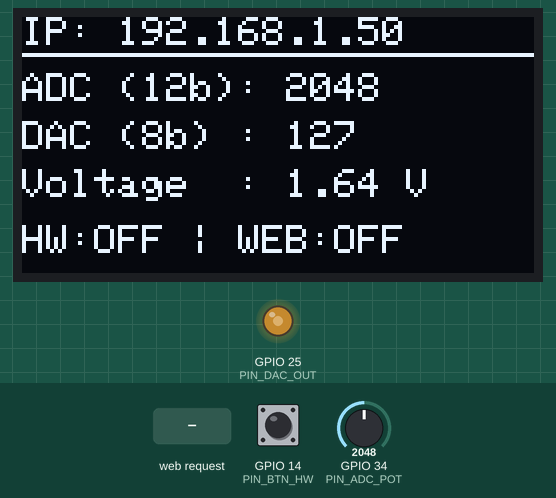
Bench run of a sketch on a simulated ESP32. On the bench: 128×64 one-colour display, output pins drawn as LEDs (lit = HIGH). The inputs (shaded band) are chosen by the test bench; at power-on: GPIO 14 (PIN_BTN_HW) HIGH, GPIO 34 (PIN_ADC_POT) = 2048. WiFi joins after 1.5 s; servers stay silent unless stated; what the sketch prints to the serial monitor is not drawn.

Above: at 2.7 s.
2.8 s: GPIO 14 (PIN_BTN_HW) pulled LOW for 0.15 s
At 3.05 s:
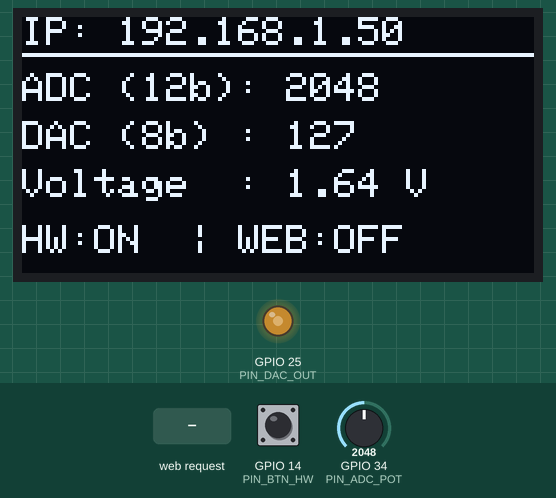
4.6 s: GPIO 34 (PIN_ADC_POT) set to 2866
At 5.0 s:
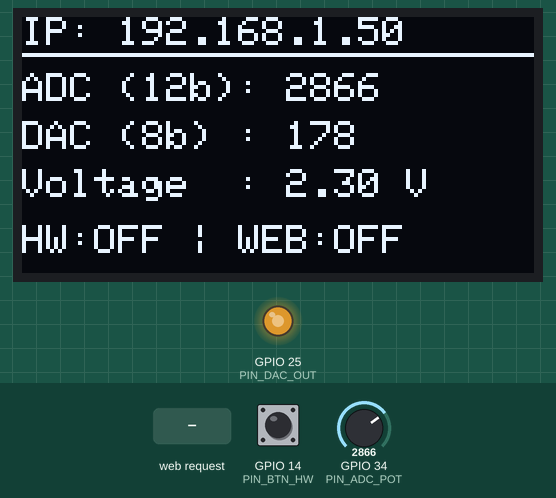
6.2 s: GPIO 34 (PIN_ADC_POT) set to 491
At 6.7 s:
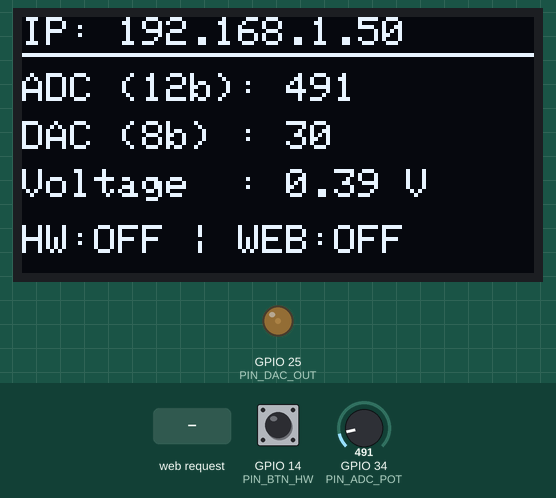
7.8 s: HTTP request GET /api/toggle received
At 8.4 s:
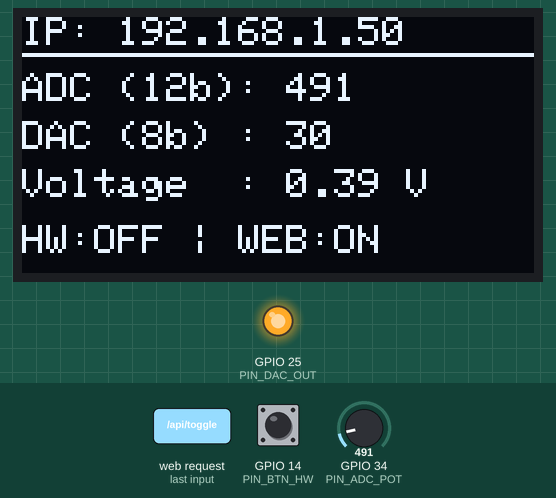
9.4 s: GPIO 14 (PIN_BTN_HW) pulled LOW for 1 s
At 10.1 s:
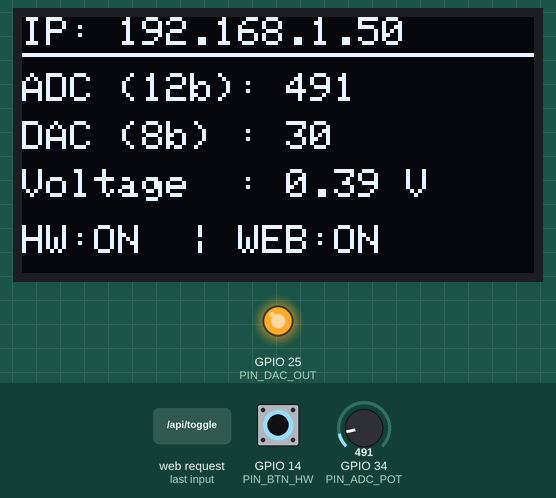
12.1 s: HTTP request GET /api/toggle received
At 12.14 s:
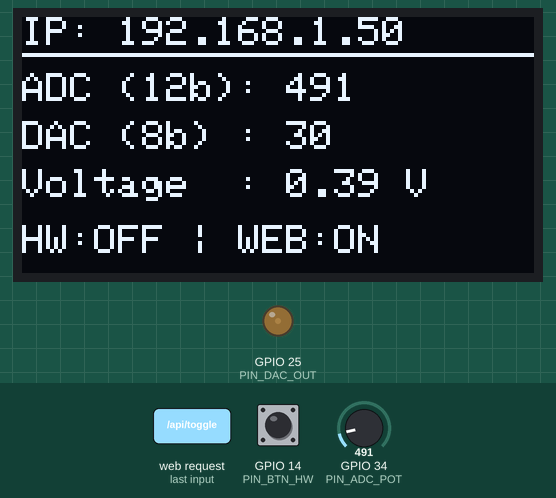
Timing chart, 0 to 14.6 s (numbered marks = the images above; inputs shaded):
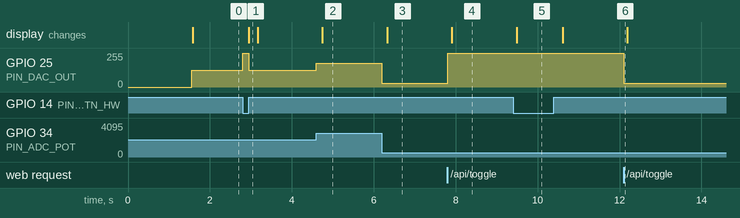

The sketch:

esp32-adc-dac-lab.ino.ino
```cpp
#include "config.h"
#include "adc_driver.h"
#include "dac_driver.h"
#include "display_oled.h"
#include "web_server_app.h"
#include <WiFi.h>

SystemState systemState = {0, 0, 0.0f, false, false};
String localIPStr = "0.0.0.0";

void setup() {
    Serial.begin(115200);

    pinMode(PIN_BTN_HW, INPUT_PULLUP);

    initADC();
    initDAC();

    if (!initDisplay()) {
        Serial.println(F("CRITICAL ERROR: OLED display failed to initialize!"));
        while (true) delay(100);
    }

    WiFi.begin(WIFI_SSID, WIFI_PASSWORD);
    Serial.print(F("Connecting to WiFi network"));
    while (WiFi.status() != WL_CONNECTED) {
        delay(500);
        Serial.print(F("."));
    }

    localIPStr = WiFi.localIP().toString();
    Serial.println(F("\nWiFi Connected successfully."));
    Serial.print(F("IP Address: "));
    Serial.println(localIPStr);

    initWebServer(systemState);
}

void loop() {
    // 1. Process incoming HTTP web client requests
    handleWebRequests();

    // 2. Read hardware inputs
    systemState.adcRawValue = readADC();
    systemState.hardwareBtnState = !digitalRead(PIN_BTN_HW); // Active LOW due to INPUT_PULLUP

    // 3. Scale 12-bit ADC (0-4095) to 8-bit DAC (0-255)
    systemState.dacOutputValue = map(systemState.adcRawValue, 0, 4095, 0, 255);
    systemState.analogVoltage = (systemState.dacOutputValue / 255.0f) * 3.3f;

    // 4. Drive True DAC hardware output
    if (systemState.hardwareBtnState || systemState.webBtnState) {
        writeDAC(255); // Force full 3.3V saturation on active button state
    } else {
        writeDAC(systemState.dacOutputValue); // Linear mapping
    }

    // 5. Non-blocking OLED display update Task (Every 200 ms)
    static unsigned long lastOLEDUpdateTick = 0;
    if (millis() - lastOLEDUpdateTick >= OLED_REFRESH_INTERVAL_MS) {
        updateDisplay(systemState, localIPStr);
        lastOLEDUpdateTick = millis();
    }
}
```

display_oled.cpp
```cpp
// display_oled.cpp
#include "display_oled.h"

static Adafruit_SSD1306 display(SCREEN_WIDTH, SCREEN_HEIGHT, &Wire, OLED_RESET);

bool initDisplay() {
    Wire.begin(PIN_I2C_SDA, PIN_I2C_SCL);
    if (!display.begin(SSD1306_SWITCHCAPVCC, OLED_ADDRESS)) {
        return false;
    }
    display.clearDisplay();
    display.setTextSize(1);
    display.setTextColor(SSD1306_WHITE);
    display.setCursor(0, 0);
    display.println(F("Initializing..."));
    display.display();
    return true;
}

void updateDisplay(const SystemState& state, const String& ipAddress) {
    display.clearDisplay();

    // Header Section: IP Address
    display.setCursor(0, 0);
    display.print(F("IP: "));
    display.println(ipAddress);
    display.drawLine(0, 9, 128, 9, SSD1306_WHITE);

    // ADC & DAC Readings
    display.setCursor(0, 14);
    display.print(F("ADC (12b): "));
    display.println(state.adcRawValue);

    display.setCursor(0, 26);
    display.print(F("DAC (8b) : "));
    display.println(state.dacOutputValue);

    display.setCursor(0, 38);
    display.print(F("Voltage  : "));
    display.print(state.analogVoltage, 2);
    display.println(F(" V"));

    // Button Status Indicators
    display.setCursor(0, 52);
    display.print(F("HW:"));
    display.print(state.hardwareBtnState ? F("ON ") : F("OFF"));
    display.print(F(" | WEB:"));
    display.print(state.webBtnState ? F("ON") : F("OFF"));

    display.display();
}
```

display_oled.h
```cpp
// display_oled.h
#ifndef DISPLAY_OLED_H
#define DISPLAY_OLED_H

#include "config.h"
#include <Adafruit_GFX.h>
#include <Adafruit_SSD1306.h>

bool initDisplay();
void updateDisplay(const SystemState& state, const String& ipAddress);

#endif
```

web_pages.h
```cpp
#ifndef WEB_PAGES_H
#define WEB_PAGES_H

#include <Arduino.h>

const char INDEX_HTML[] PROGMEM = R"rawliteral(
<!DOCTYPE html>
<html lang="en">
<head>
    <meta charset="UTF-8">
    <title>ESP32 ADC & DAC Laboratory</title>
    <meta name="viewport" content="width=device-width, initial-scale=1">
    <style>
        body { font-family: 'Segoe UI', Tahoma, Geneva, Verdana, sans-serif; text-align: center; margin: 0; padding: 20px; background-color: #f4f7f6; color: #333; }
        .card { background: white; padding: 20px; margin: 15px auto; max-width: 450px; border-radius: 10px; box-shadow: 0 4px 10px rgba(0,0,0,0.08); }
        h2 { margin-top: 0; color: #0056b3; }
        .metric { font-size: 1.1em; margin: 8px 0; }
        canvas { background: #1e1e1e; border-radius: 6px; margin-top: 10px; }
        button { padding: 12px 24px; font-size: 15px; font-weight: bold; background-color: #007bff; color: white; border: none; border-radius: 6px; cursor: pointer; transition: background 0.2s; }
        button:hover { background-color: #0056b3; }
    </style>
</head>
<body>
    <div class="card">
        <h2>ESP32 ADC / DAC Monitor</h2>
        <div class="metric">ADC Raw (12-bit): <b><span id="adc_val">0</span></b></div>
        <div class="metric">DAC Output (8-bit): <b><span id="dac_val">0</span></b> (<span id="volt_val">0.00</span> V)</div>
        <div class="metric">HW Button: <b><span id="hw_btn">OFF</span></b> | Web Button: <b><span id="web_btn">OFF</span></b></div>
        <br>
        <button onclick="toggleWebButton()">Toggle Web State</button>
    </div>
    <div class="card">
        <canvas id="realtimeGraph" width="380" height="160"></canvas>
    </div>

    <script>
        const canvas = document.getElementById('realtimeGraph');
        const ctx = canvas.getContext('2d');
        const bufferSize = 50;
        let dataPoints = new Array(bufferSize).fill(0);

        function renderGraph() {
            ctx.clearRect(0, 0, canvas.width, canvas.height);
            ctx.beginPath();
            ctx.moveTo(0, canvas.height - (dataPoints[0] / 4095 * canvas.height));
            for (let i = 1; i < dataPoints.length; i++) {
                let x = i * (canvas.width / (bufferSize - 1));
                let y = canvas.height - (dataPoints[i] / 4095 * canvas.height);
                ctx.lineTo(x, y);
            }
            ctx.strokeStyle = '#00e5ff';
            ctx.lineWidth = 2;
            ctx.stroke();
        }

        function fetchTelemetryData() {
            fetch('/api/data')
                .then(response => response.json())
                .then(data => {
                    document.getElementById('adc_val').innerText = data.adc;
                    document.getElementById('dac_val').innerText = data.dac;

                    let voltage = (data.dac / 255.0) * 3.3;
                    document.getElementById('volt_val').innerText = voltage.toFixed(2);

                    document.getElementById('hw_btn').innerText = data.btn_hw ? "ON" : "OFF";
                    document.getElementById('web_btn').innerText = data.btn_web ? "ON" : "OFF";

                    dataPoints.push(data.adc);
                    dataPoints.shift();
                    renderGraph();
                })
                .catch(err => console.error("Telemetry fetch error:", err));
        }

        function toggleWebButton() {
            fetch('/api/toggle', { method: 'POST' });
        }

        setInterval(fetchTelemetryData, 300);
    </script>
</body>
</html>
)rawliteral";

#endif
```

web_server_app.cpp
```cpp
// web_server_app.cpp
#include "web_server_app.h"
#include "web_pages.h"

static WebServer server(80);
static SystemState* pState = nullptr;

static void handleRootRoute() {
    server.send_P(200, "text/html", INDEX_HTML);
}

static void handleDataRoute() {
    if (!pState) return;

    String jsonPayload = "{";
    jsonPayload += "\"adc\":" + String(pState->adcRawValue) + ",";
    jsonPayload += "\"dac\":" + String(pState->dacOutputValue) + ",";
    jsonPayload += "\"btn_hw\":" + String(pState->hardwareBtnState ? 1 : 0) + ",";
    jsonPayload += "\"btn_web\":" + String(pState->webBtnState ? 1 : 0);
    jsonPayload += "}";

    server.send(200, "application/json", jsonPayload);
}

static void handleToggleRoute() {
    if (!pState) return;
    pState->webBtnState = !pState->webBtnState;
    server.send(200, "text/plain", "OK");
}

void initWebServer(SystemState& sharedState) {
    pState = &sharedState;

    server.on("/", HTTP_GET, handleRootRoute);
    server.on("/api/data", HTTP_GET, handleDataRoute);
    server.on("/api/toggle", HTTP_POST, handleToggleRoute);
    server.on("/api/toggle", HTTP_GET, handleToggleRoute); // Fallback for simple GET

    server.begin();
}

void handleWebRequests() {
    server.handleClient();
}
```

web_server_app.h
```cpp
// web_server_app.h
#ifndef WEB_SERVER_APP_H
#define WEB_SERVER_APP_H

#include "config.h"
#include <WebServer.h>

void initWebServer(SystemState& sharedState);
void handleWebRequests();

#endif
```

config.h
```cpp
#ifndef CONFIG_H
#define CONFIG_H

#include <Arduino.h>

// WiFi Configuration
#define WIFI_SSID     "YOUR_WIFI_SSID"
#define WIFI_PASSWORD "YOUR_WIFI_PASSWORD"

// Hardware Pin Definitions
#define PIN_ADC_POT   34  // ADC1 Channel (GPIO 34)
#define PIN_DAC_OUT   25  // True DAC Channel 1 (GPIO 25)
#define PIN_BTN_HW    14  // Hardware Push Button

// Display Configuration (SSD1306 OLED)
#define SCREEN_WIDTH  128
#define SCREEN_HEIGHT 64
#define OLED_RESET    -1
#define OLED_ADDRESS  0x3C
#define PIN_I2C_SDA   21
#define PIN_I2C_SCL   22

// System Timing Intervals (ms)
#define OLED_REFRESH_INTERVAL_MS 200

// Shared Application State Structure
struct SystemState {
    uint16_t adcRawValue;    // 12-bit ADC (0 - 4095)
    uint8_t  dacOutputValue; // 8-bit DAC  (0 - 255)
    float    analogVoltage;  // Calculated real voltage (0.0 - 3.3V)
    bool     hardwareBtnState;
    bool     webBtnState;
};

#endif // CONFIG_H
```

adc_driver.cpp
```cpp
// adc_driver.cpp
#include "adc_driver.h"

void initADC() {
    pinMode(PIN_ADC_POT, INPUT);
}

uint16_t readADC() {
    return analogRead(PIN_ADC_POT);
}
```

adc_driver.h
```cpp
// adc_driver.h
#ifndef ADC_DRIVER_H
#define ADC_DRIVER_H

#include "config.h"

void initADC();
uint16_t readADC();

#endif
```

dac_driver.cpp
```cpp
// dac_driver.cpp
#include "dac_driver.h"

void initDAC() {
    // GPIO 25 is automatically configured when dacWrite is invoked
}

void writeDAC(uint8_t value) {
    dacWrite(PIN_DAC_OUT, value);
}
```

dac_driver.h
```cpp
// dac_driver.h
#ifndef DAC_DRIVER_H
#define DAC_DRIVER_H

#include "config.h"

void initDAC();
void writeDAC(uint8_t value);

#endif
```

Measured:
- after the input at 2.8 s, GPIO 25 (PIN_DAC_OUT): 127/255 → 255/255 at once, → 127/255 0.15 s later; the display: changes after 0.15 s (image 1)
- after the input at 4.6 s, GPIO 25 (PIN_DAC_OUT): 127/255 → 178/255 at once; the display: changes after 0.15 s (image 2)
- after the input at 6.2 s, GPIO 25 (PIN_DAC_OUT): 178/255 → 30/255 at once; the display: changes after 0.13 s (image 3)
- after the input at 7.8 s, GPIO 25 (PIN_DAC_OUT): 30/255 → 255/255 at once; the display: changes after 0.11 s (image 4)
- after the input at 9.4 s, the display: changes after 0.09 s (image 5)
- after the input at 12.1 s, GPIO 25 (PIN_DAC_OUT): 255/255 → 30/255 at once
